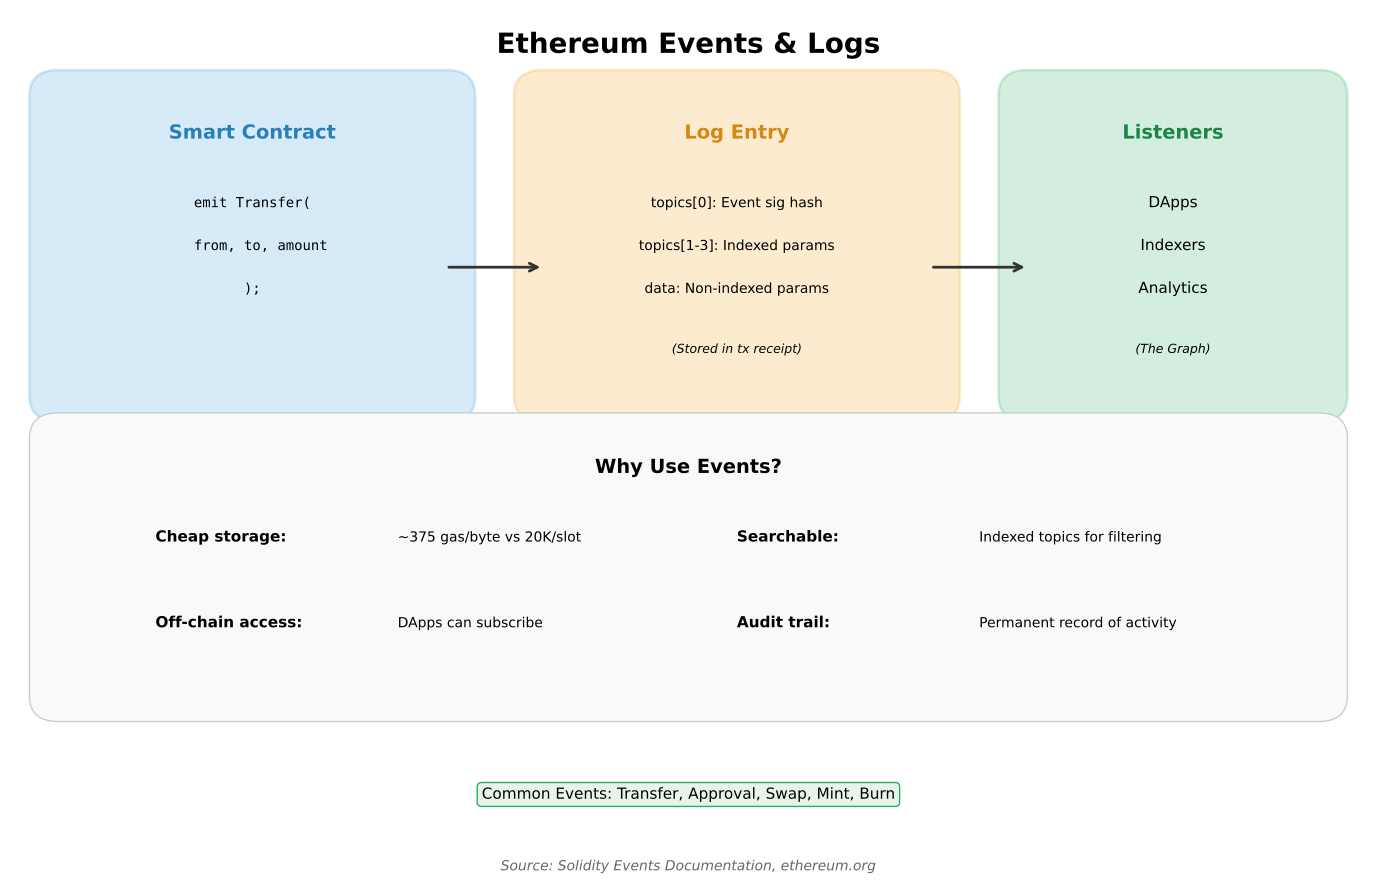

This figure's Python source:
"""
Events Architecture
Shows how Ethereum events and logs work

Output: events_architecture.pdf
Module: module_02_blockchain
Lesson: 19 - Ethereum Smart Contracts
"""

from pathlib import Path
import matplotlib.pyplot as plt
import matplotlib.patches as mpatches

CHART_METADATA = {
    'title': 'Events Architecture',
    'module': 'module_02_blockchain',
    'lesson': 19,
    'url': 'https://github.com/Digital-AI-Finance/digital-finance/tree/main/module_02_blockchain/figures/events_architecture'
}

plt.rcParams.update({'font.size': 14, 'axes.labelsize': 14})

def create_chart():
    fig, ax = plt.subplots(figsize=(14, 9))
    ax.set_xlim(0, 14)
    ax.set_ylim(0, 10)
    ax.axis('off')

    ax.text(7, 9.5, 'Ethereum Events & Logs', fontsize=20, fontweight='bold', ha='center')

    # Contract emitting event
    contract_box = mpatches.FancyBboxPatch((0.5, 5.5), 4, 3.5, boxstyle='round', facecolor='#3498DB', alpha=0.2, edgecolor='#3498DB', lw=2)
    ax.add_patch(contract_box)
    ax.text(2.5, 8.5, 'Smart Contract', ha='center', fontsize=14, fontweight='bold', color='#2980B9')
    ax.text(2.5, 7.7, 'emit Transfer(', ha='center', fontsize=10, family='monospace')
    ax.text(2.5, 7.2, '  from, to, amount', ha='center', fontsize=10, family='monospace')
    ax.text(2.5, 6.7, ');', ha='center', fontsize=10, family='monospace')

    # Arrow
    ax.annotate('', xy=(5.5, 7), xytext=(4.5, 7), arrowprops=dict(arrowstyle='->', lw=2, color='#333'))

    # Log structure
    log_box = mpatches.FancyBboxPatch((5.5, 5.5), 4, 3.5, boxstyle='round', facecolor='#F39C12', alpha=0.2, edgecolor='#F39C12', lw=2)
    ax.add_patch(log_box)
    ax.text(7.5, 8.5, 'Log Entry', ha='center', fontsize=14, fontweight='bold', color='#D68910')
    ax.text(7.5, 7.7, 'topics[0]: Event sig hash', ha='center', fontsize=10)
    ax.text(7.5, 7.2, 'topics[1-3]: Indexed params', ha='center', fontsize=10)
    ax.text(7.5, 6.7, 'data: Non-indexed params', ha='center', fontsize=10)
    ax.text(7.5, 6.0, '(Stored in tx receipt)', ha='center', fontsize=9, style='italic')

    # Arrow
    ax.annotate('', xy=(10.5, 7), xytext=(9.5, 7), arrowprops=dict(arrowstyle='->', lw=2, color='#333'))

    # External listeners
    listeners_box = mpatches.FancyBboxPatch((10.5, 5.5), 3, 3.5, boxstyle='round', facecolor='#27AE60', alpha=0.2, edgecolor='#27AE60', lw=2)
    ax.add_patch(listeners_box)
    ax.text(12, 8.5, 'Listeners', ha='center', fontsize=14, fontweight='bold', color='#1E8449')
    ax.text(12, 7.7, 'DApps', ha='center', fontsize=11)
    ax.text(12, 7.2, 'Indexers', ha='center', fontsize=11)
    ax.text(12, 6.7, 'Analytics', ha='center', fontsize=11)
    ax.text(12, 6.0, '(The Graph)', ha='center', fontsize=9, style='italic')

    # Benefits
    benefits_box = mpatches.FancyBboxPatch((0.5, 2), 13, 3, boxstyle='round', facecolor='#F8F9FA', edgecolor='#CCC', lw=1)
    ax.add_patch(benefits_box)
    ax.text(7, 4.6, 'Why Use Events?', ha='center', fontsize=14, fontweight='bold')

    benefits = [
        ('Cheap storage', '~375 gas/byte vs 20K/slot'),
        ('Searchable', 'Indexed topics for filtering'),
        ('Off-chain access', 'DApps can subscribe'),
        ('Audit trail', 'Permanent record of activity'),
    ]
    for i, (name, desc) in enumerate(benefits):
        x = 1.5 + (i % 2) * 6
        y = 3.8 if i < 2 else 2.8
        ax.text(x, y, f'{name}:', fontsize=11, fontweight='bold')
        ax.text(x+2.5, y, desc, fontsize=10)

    # Example
    ax.text(7, 0.8, 'Common Events: Transfer, Approval, Swap, Mint, Burn', ha='center', fontsize=11,
           bbox=dict(boxstyle='round', facecolor='#E8F4EA', edgecolor='#27AE60'))

    fig.text(0.5, 0.02, 'Source: Solidity Events Documentation, ethereum.org', fontsize=10, ha='center', style='italic', color='#666666')
    plt.tight_layout()

    output_path = Path(__file__).parent / 'events_architecture.pdf'
    plt.savefig(output_path, format='pdf', dpi=300, bbox_inches='tight')
    plt.close()
    print(f"Chart saved to: {output_path}")
    return output_path

if __name__ == '__main__':
    create_chart()
